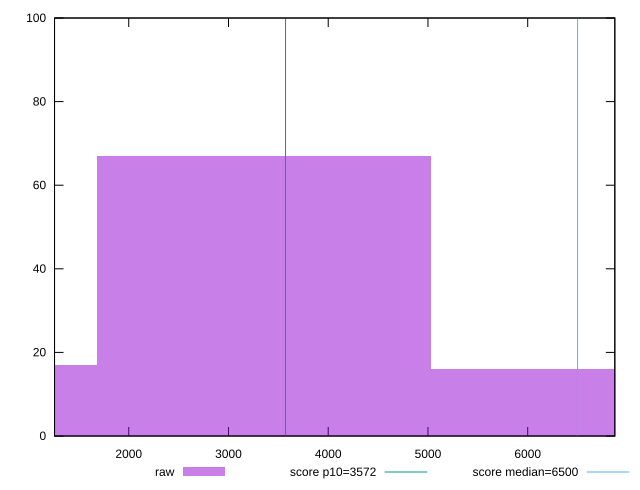

The gnuplot source for this figure:
reset

$raw <<EOF
3354.588739686327 67
0 17
6709.177479372654 16
EOF

set key outside below
set boxwidth 3354.588739686327
set xrange [1255.937:6873.472]
set yrange [0:100]
set trange [0:100]
set style fill transparent solid 0.5 noborder

set parametric
set terminal svg size 640, 490 enhanced background rgb 'white'
set output "reports/report_00027_2021-02-24T12-40-31.850Z/first-cpu-idle/samples/agenda/raw/histogram.svg"

plot $raw title "raw" with boxes, \
     3572,t title "score p10=3572", \
     6500,t title "score median=6500"

reset
